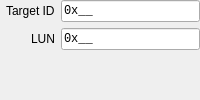
     <widget class="QWidget" name="ufs_tab">
      <attribute name="icon">
       <iconset theme="drive-removable-media"/>
      </attribute>
      <attribute name="title">
       <string>UFS</string>
      </attribute>
      <attribute name="toolTip">
       <string>UFS Settings.</string>
      </attribute>
      <attribute name="whatsThis">
       <string>&lt;html&gt;&lt;head/&gt;&lt;body&gt;&lt;p&gt;UFS Settings.&lt;/p&gt;&lt;/body&gt;&lt;/html&gt;</string>
      </attribute>
      <layout class="QFormLayout" name="ufs_layout">
       <property name="fieldGrowthPolicy">
        <enum>QFormLayout::FieldGrowthPolicy::ExpandingFieldsGrow</enum>
       </property>
       <property name="labelAlignment">
        <set>Qt::AlignmentFlag::AlignRight|Qt::AlignmentFlag::AlignTrailing|Qt::AlignmentFlag::AlignVCenter</set>
       </property>
       <property name="leftMargin">
        <number>6</number>
       </property>
       <property name="topMargin">
        <number>0</number>
       </property>
       <property name="rightMargin">
        <number>0</number>
       </property>
       <property name="bottomMargin">
        <number>0</number>
       </property>
       <item row="0" column="0">
        <widget class="QLabel" name="ufs_pun_label">
         <property name="toolTip">
          <string>Target ID on the UFS interface (PUN).</string>
         </property>
         <property name="statusTip">
          <string>Target ID</string>
         </property>
         <property name="whatsThis">
          <string>&lt;html&gt;&lt;head/&gt;&lt;body&gt;&lt;p&gt;Target ID on the UFS interface (PUN).&lt;/p&gt;&lt;/body&gt;&lt;/html&gt;</string>
         </property>
         <property name="text">
          <string>Target ID</string>
         </property>
        </widget>
       </item>
       <item row="0" column="1">
        <widget class="QLineEdit" name="ufs_pun">
         <property name="font">
          <font>
           <family>Monospace</family>
          </font>
         </property>
         <property name="toolTip">
          <string>Target ID on the UFS interface (PUN).</string>
         </property>
         <property name="statusTip">
          <string>Target ID</string>
         </property>
         <property name="whatsThis">
          <string>&lt;html&gt;&lt;head/&gt;&lt;body&gt;&lt;p&gt;Target ID on the UFS interface (PUN).&lt;/p&gt;&lt;/body&gt;&lt;/html&gt;</string>
         </property>
         <property name="inputMask">
          <string notr="true">&lt;\0\xHH;_</string>
         </property>
         <property name="text">
          <string notr="true">0x</string>
         </property>
        </widget>
       </item>
       <item row="1" column="0">
        <widget class="QLabel" name="ufs_lun_label">
         <property name="toolTip">
          <string>Logical Unit Number (LUN).</string>
         </property>
         <property name="statusTip">
          <string>LUN</string>
         </property>
         <property name="whatsThis">
          <string>&lt;html&gt;&lt;head/&gt;&lt;body&gt;&lt;p&gt;Logical Unit Number (LUN).&lt;/p&gt;&lt;/body&gt;&lt;/html&gt;</string>
         </property>
         <property name="text">
          <string>LUN</string>
         </property>
        </widget>
       </item>
       <item row="1" column="1">
        <widget class="QLineEdit" name="ufs_lun">
         <property name="font">
          <font>
           <family>Monospace</family>
          </font>
         </property>
         <property name="toolTip">
          <string>Logical Unit Number (LUN).</string>
         </property>
         <property name="statusTip">
          <string>LUN</string>
         </property>
         <property name="whatsThis">
          <string>&lt;html&gt;&lt;head/&gt;&lt;body&gt;&lt;p&gt;Logical Unit Number (LUN).&lt;/p&gt;&lt;/body&gt;&lt;/html&gt;</string>
         </property>
         <property name="inputMask">
          <string notr="true">&lt;\0\xHH;_</string>
         </property>
         <property name="text">
          <string notr="true">0x</string>
         </property>
        </widget>
       </item>
      </layout>
     </widget>
